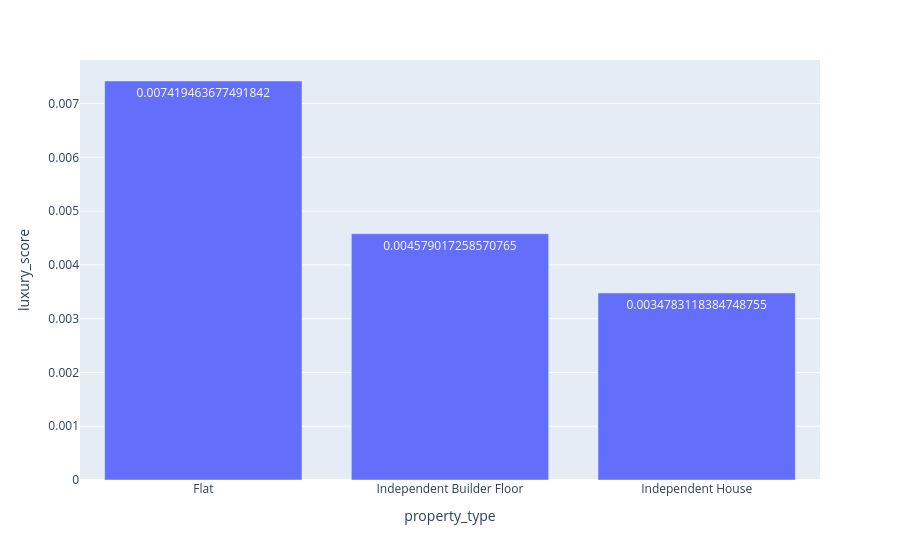

Here is the notebook cell this chart was saved with:
### Markdown cell above
### 8. property_type vs luxuary Score

### Code cell
avg_luxury_score = eda_multi.groupby('property_type',as_index= False)['luxury_score'].mean()

px.bar(data_frame= avg_luxury_score,x='property_type',y='luxury_score', text= 'luxury_score')

### Figure 1 — Plotly figure (JSON) as saved in the notebook; plotly's stock layout.template omitted (floating-point values rounded to 4 significant figures)
{"data": [{"alignmentgroup": "True", "hovertemplate": "property_type=%{x}<br>luxury_score=%{text}<extra></extra>", "legendgroup": "", "marker": {"color": "#636efa", "pattern": {"shape": ""}}, "name": "", "offsetgroup": "", "orientation": "v", "showlegend": false, "text": [0.007419, 0.004579, 0.003478], "textposition": "auto", "type": "bar", "x": ["Flat", "Independent Builder Floor", "Independent House"], "xaxis": "x", "y": [0.007419, 0.004579, 0.003478], "yaxis": "y"}], "layout": {"barmode": "relative", "legend": {"tracegroupgap": 0}, "margin": {"t": 60}, "xaxis": {"anchor": "y", "domain": [0, 1], "title": {"text": "property_type"}}, "yaxis": {"anchor": "x", "domain": [0, 1], "title": {"text": "luxury_score"}}}}
